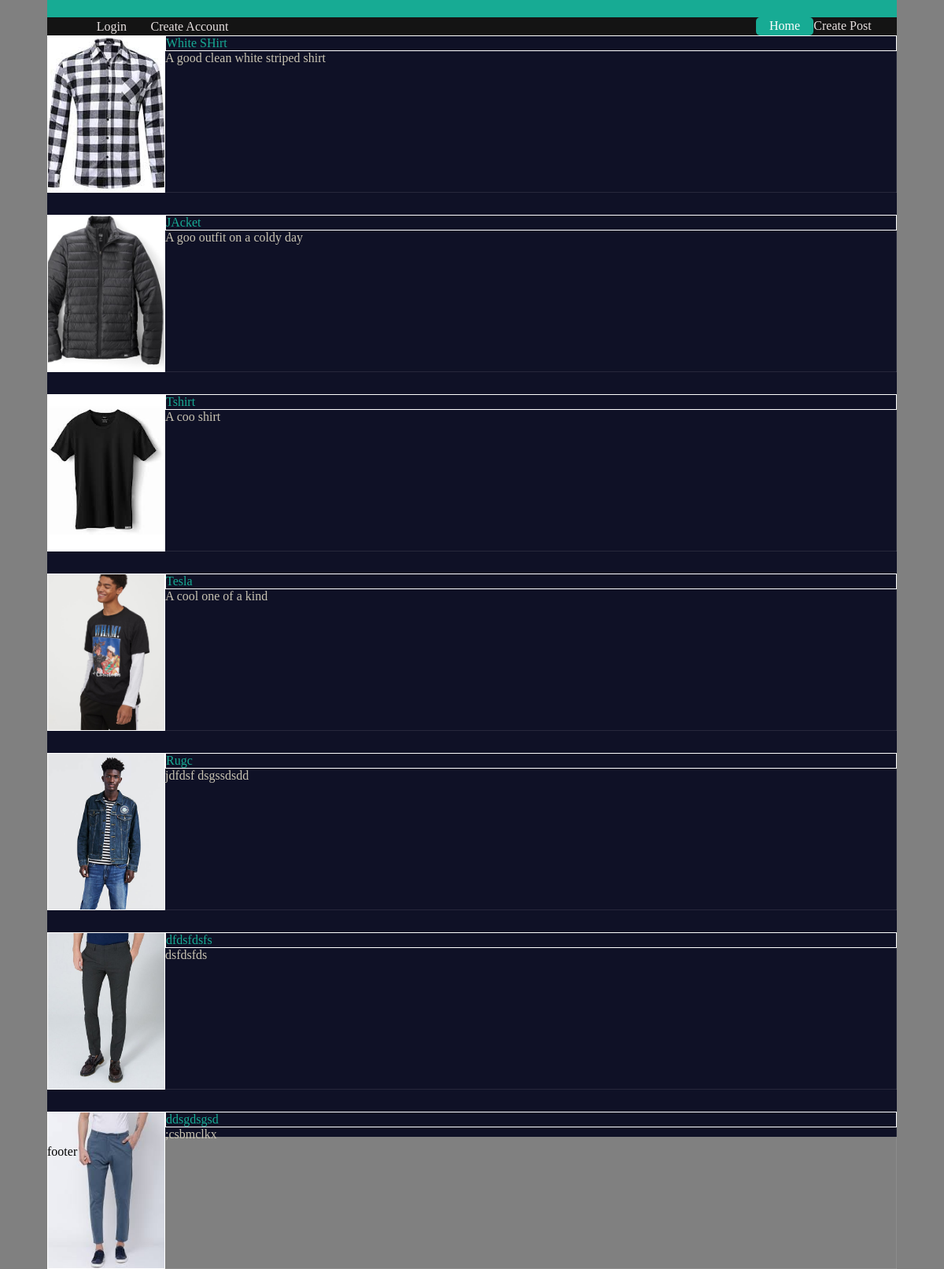
The page / on the database its author committed.
### post/models.py (models this page shows, shortened)
class Post(models.Model):
    title = models.CharField(max_length = 250)
    body = models.TextField()
    image = models.FileField(upload_to='posts_images/%s/')
    created_at = models.DateTimeField(auto_now_add=True, blank=True)
    views = models.IntegerField(default=0)

### post/views.py (the view)
# urls.py: path('', PostListView.as_view()),
class PostListView(ListView):
    model = Post
    def get_context_data(self, **kwargs):
         context = super().get_context_data()
         context['homeactive'] = True
         return context

### post/templates/post/post_list.html (shortened to what this page needs)
{% extends 'base.html' %}
{% block content %}
<main>
    <div class="object_list_area">
        {% for obj in object_list %}
            <div class="obj-div">
                <div class="obj-img-div" style="background-image:url({{obj.image.url}})">
                </div>
                <div class="obj-details-div">
                    <div class="obj-title-div">
                        {{ obj.title}}
                    </div>
                    <div class="obj-body-div">
                        {{ obj.body }}
                    </div>
                </div>
            </div>
        {% endfor %}
    </div>
</main>
{% endblock %}

### templates/base.html (shortened to what this page needs)
{% load static %}
<!doctype html>
<html lang="en">
  <head>
    <link rel="stylesheet" href="{% static 'styles.css'%}">
    <link rel="stylesheet" href="{% static 'nav.css'%}">
    <link rel="stylesheet" href="{% static 'post/post_list.css'%}">
  </head>
  <body>
    <div class="container">
        {% include 'inc/navbar.html' %}
        {% block content %}
        {% endblock %}
        {% include 'inc/footer.html' %}
    </div>
  </body>
</html>

### templates/inc/navbar.html
<header>
    <nav>
        <div class="nav-left">
            <a href="#">Login</a>
            <a href="#">Create Account</a>
        </div>
        <div class="nav-right">
            <a href="#" class={% if homeactive %} "active" {% endif %}>Home</a>
            <a href="post/create">Create Post</a>
        </div>
    </nav>
</header>

### templates/inc/footer.html
<footer>
    footer
</footer>

### static/styles.css (style rules this page uses)
*,*::after,*::before { box-sizing: border-box; }
body { margin: 0; padding: 0; height: 100vh; background-color: grey; }
.container { width: 90vw; margin: auto; }
main { background: #0f1126; }
footer { margin-top: 10px; }

### static/nav.css (style rules this page uses)
header { background-color: #17ab94; padding-top: 2%; }
nav { display: flex; justify-content: space-between; background-color: #141414; padding: 0 3%; }
nav >div { display: grid; grid-template-columns: 1fr 1fr; text-align: center; }
nav a { color: rgb(231, 224, 224); padding: 2% 0; text-decoration: none; margin-top: 1%; }
.active { color: white; background-color: #17ab94; border-radius: 5px; }

### post/static/post/post_list.css (style rules this page uses)
.object_list_area { display: grid; grid-template-columns: 1fr; grid-row-gap: 2%; }
.obj-div { display: grid; grid-template-columns: 150px 2fr; max-height: 200px; box-shadow: 0px 0px 1px 0px inset white; }
.obj-img-div { height: 200px; width: 100%; border: 1px solid white; background-position: center center; background-size: cover; }
.obj-title-div { color: #17ab94; border: 1px solid white; }
.obj-body-div { color: #c9c4b3; }

### rows shown on the page
Post: image (picture), title "White SHirt", body "A good clean white striped shirt"
Post: image (picture), title "JAcket", body "A goo outfit on a coldy day"
Post: image (picture), title "Tshirt", body "A coo shirt"
Post: image (picture), title "Tesla", body "A cool one of a kind"
Post: image (picture), title "Rugc", body "jdfdsf dsgssdsdd"
Post: image (picture), title "dfdsfdsfs", body "dsfdsfds"
Post: image (picture), title "ddsgdsgsd", body ";csbmclkx"
